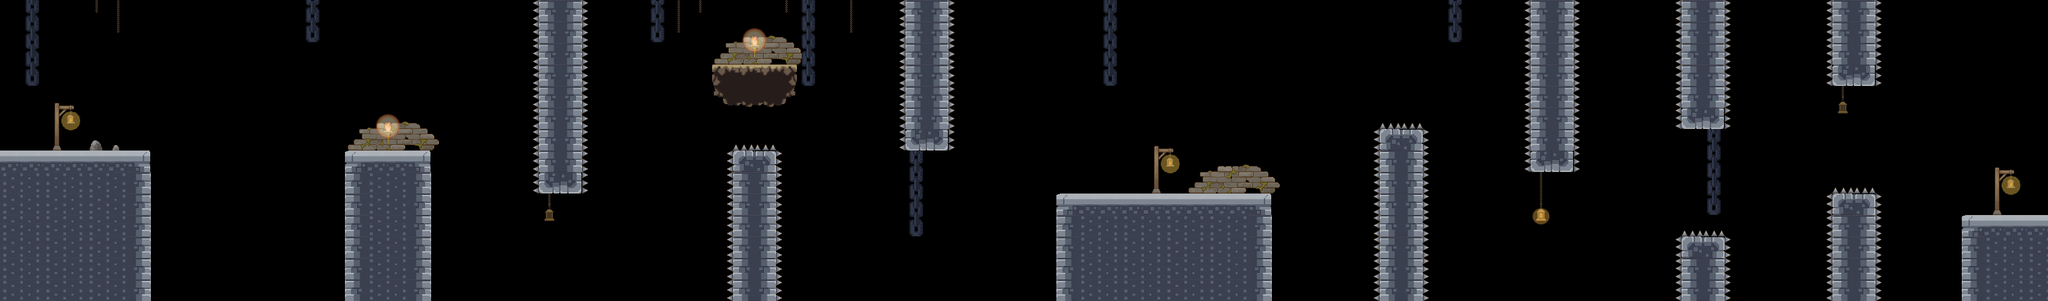

The image is a tile-based game level rendered from a .tmx file. Its description and source (layers, tilesets, objects; grid data summarised) follow:
An orthogonal 95x14 tile map with 32x32 px tiles, 3 tile layers (Background, Ground, Foreground) and 16 objects (Spawn Point, Spawn Monstre, Checkpoint, Finish, Money 1, ...).

<map version="1.5" tiledversion="1.5.0" orientation="orthogonal" renderorder="right-down" width="95" height="14" tilewidth="32" tileheight="32" infinite="0" nextlayerid="5" nextobjectid="18">
 <tileset firstgid="1" source="Tileset2.tsx" />
 <layer id="1" name="Background" width="95" height="14">
  <data>[1330 cells, 64 non-empty, 26 distinct tile ids]</data>
 </layer>
 <layer id="2" name="Ground" width="95" height="14">
  <data>[1330 cells, 563 non-empty, 33 distinct tile ids]</data>
 </layer>
 <layer id="3" name="Foreground" width="95" height="14">
  <data>[1330 cells, 28 non-empty, 7 distinct tile ids]</data>
 </layer>
 <objectgroup id="4" name="Objects">
  <object id="1" name="Spawn Point" x="32" y="212">
   <point />
  </object>
  <object id="2" name="Spawn Monstre" x="1471" y="251">
   <point />
  </object>
  <object id="3" name="Checkpoint" x="1728" y="288">
   <point />
  </object>
  <object id="4" name="Finish" x="3008" y="320">
   <point />
  </object>
  <object id="5" name="Money 1" x="320" y="160">
   <point />
  </object>
  <object id="6" name="Money 2" x="416" y="160">
   <point />
  </object>
  <object id="7" name="Money 3" x="704" y="192">
   <point />
  </object>
  <object id="8" name="Money 4" x="832" y="352">
   <point />
  </object>
  <object id="9" name="Money 5" x="960" y="192">
   <point />
  </object>
  <object id="11" name="Money 6" x="1248" y="192">
   <point />
  </object>
  <object id="12" name="Money 7" x="1376" y="320">
   <point />
  </object>
  <object id="13" name="Money 8" x="1536" y="256">
   <point />
  </object>
  <object id="14" name="Money 9" x="1952" y="192">
   <point />
  </object>
  <object id="15" name="Money 10" x="2304" y="384">
   <point />
  </object>
  <object id="16" name="Money 11" x="2656" y="224">
   <point />
  </object>
  <object id="17" name="Money 12" x="2880" y="224">
   <point />
  </object>
 </objectgroup>
</map>